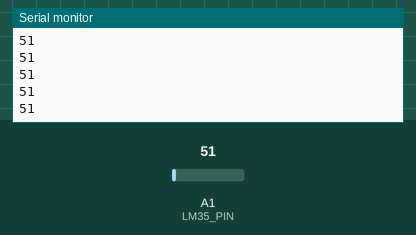
The sketch below on a simulated Arduino Uno, built with avr-gcc and run on an emulated ATmega328P. Parts: the last lines printed to the serial monitor. The inputs (shaded band) are chosen by the test bench; at power-on: A1 (LM35_PIN) = 51.

Above: at 1.2 s.
1.3 s: A1 (LM35_PIN) set to 61
At 1.68 s:
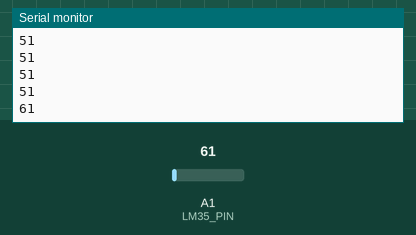
2.8 s: A1 (LM35_PIN) set to 71
At 2.93 s:
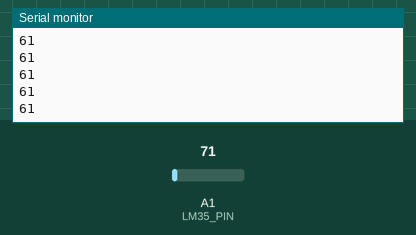
Timing chart, 0 to 5.8 s (numbered marks = the images above; inputs shaded):
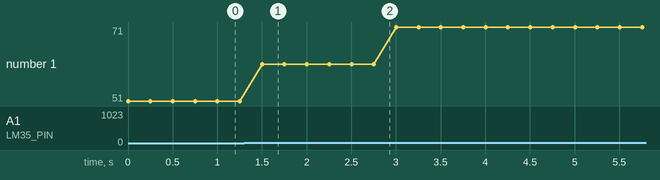

The sketch:

Analog_Temp.ino
```cpp
#define BAUDRATE 115200
#define LM35_PIN A1
int analogvalue;

void setup() {
  Serial.begin(BAUDRATE);
}

void loop(){
  analogvalue = analogRead (LM35_PIN);
  Serial.println(analogvalue);
  delay(250);
}
```

Measured:
- after the input at 1.3 s, the serial monitor: prints a new line after 0.20 s (image 1)
- plotted number 1: 51 → 61 after the input at 1.3 s, 61 → 71 after the input at 2.8 s
